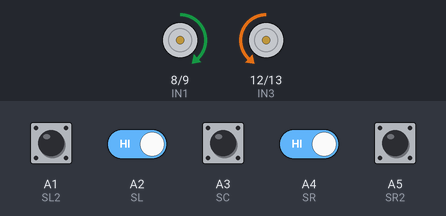
A sketch run on a simulated Arduino Uno, built with avr-gcc and run on an emulated ATmega328P. On the bench: motor-driver pin pairs drawn as motors (green arrow = first pin HIGH = forward, orange = second pin HIGH = backward, longer = more drive, scaled by the enable pin). The inputs (shaded band) are chosen by the test bench; at power-on: A1 (SL2), A2 (SL), A3 (SC), A4 (SR), A5 (SR2) HIGH.

Above: at 1.2 s.
1.3 s: A2 (SL) driven LOW
At 2.2 s:
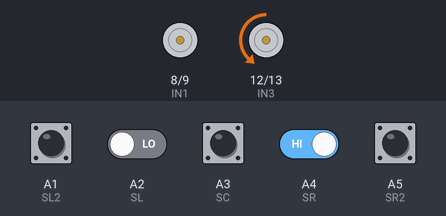
2.8 s: A4 (SR) driven LOW
At 4.0 s:
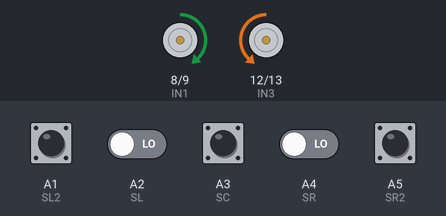
4.3 s: A2 (SL) driven HIGH
At 5.5 s:
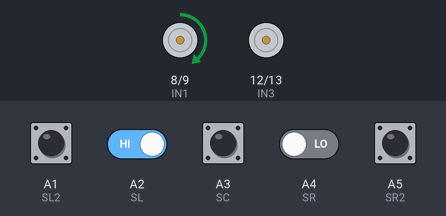
5.8 s: A4 (SR) driven HIGH
At 7.3 s:
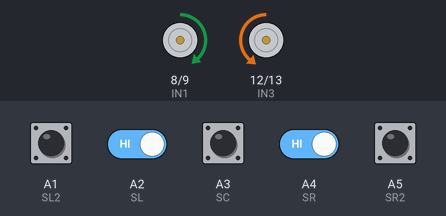
Timing chart, 0 to 8.3 s (numbered marks = the images above; inputs shaded):
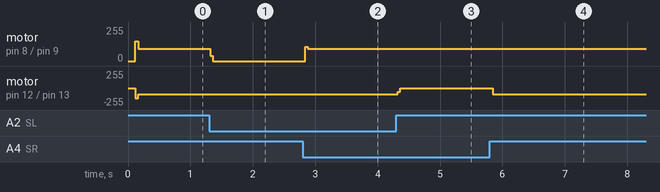

Measured:
- after the input at 1.3 s, motor on pin 8 (IN1) / pin 9 (IN2): forward 92/255 → stopped at once
- after the input at 2.8 s, motor on pin 8 (IN1) / pin 9 (IN2): stopped → forward 92/255 at once
- after the input at 4.3 s, motor on pin 12 (IN3) / pin 13 (IN4): backward 93/255 → stopped at once
- after the input at 5.8 s, motor on pin 12 (IN3) / pin 13 (IN4): stopped → backward 96/255 at once

The sketch:

coppy_aj.ino
```cpp
#define IN1 8
#define IN2 9
#define IN3 12
#define IN4 13
#define PWMA 10
#define PWMB 11
#define SL2 A1
#define SL A2
#define SC A3
#define SR A4
#define SR2 A5


int sL2 = 0, sL = 0, sC = 0, sR = 0, sR2 = 0;
long dulation_F;
int distance_F;

void setup() {
  Serial.begin(9600);
  pinMode(IN1, OUTPUT);  pinMode(IN2, OUTPUT);  pinMode(IN3, OUTPUT);  pinMode(IN4, OUTPUT);
  pinMode(SL, INPUT);    pinMode(SC, INPUT);    pinMode(SR, INPUT);

}

void loop() {
  Motor("F",150,"F",150,100);
  trackLine2(150,150,1);
}

void Motor(char mL, int pwmL, char mR, int pwmR, int dL) {
  if (mL == 'F') {
    digitalWrite(IN1, HIGH); digitalWrite(IN2, LOW);
  }
  else if (mL == 'B') {
    digitalWrite(IN1, LOW);  digitalWrite(IN2, HIGH);
  }
  else if (mL == 'S') {
    digitalWrite(IN1, LOW);  digitalWrite(IN2, LOW);
  }
  else {
    digitalWrite(IN1, HIGH); digitalWrite(IN2, HIGH);
  }
  ///////////////////////////////////////////////
  if (mR == 'F') {
    digitalWrite(IN4, HIGH); digitalWrite(IN3, LOW);
  }
  else if (mR == 'B') {
    digitalWrite(IN4, LOW);  digitalWrite(IN3, HIGH);
  }
  else if (mR == 'S') {
    digitalWrite(IN4, LOW);  digitalWrite(IN3, LOW);
  }
  else {
    digitalWrite(IN4, HIGH); digitalWrite(IN3, HIGH);
  }
  ////////////////////////////////////////////////
  analogWrite(PWMA, pwmL);
  analogWrite(PWMB, pwmR);
  delay(dL);
}

void readSensor() {
  sL2 = digitalRead(SL2);
  sL = digitalRead(SL);
  sC = digitalRead(SC);
  sR = digitalRead(SR);
  sR2 = digitalRead(SR2);
  if (sL2 == 0) sL2 = 1; else sL2 = 0;
  if (sL == 0) sL = 1; else sL = 0;
  if (sC == 0) sC = 1; else sC = 0;
  if (sR == 0) sR = 1; else sR = 0;
  if (sR2 == 0) sR2 = 1; else sR2 = 0;
}

void trackLine1(int sl, int sr) {  /////////// วิ่งตามเส้นแบบไม่หยุด
  readSensor();
  if (sL == 0 && sR == 0) {
    Motor('F', sl, 'F', sr, 5);
  }
  else if (sL == 1 && sR == 0) {
    Motor('S', sl, 'F', sr, 5);
  }
  else if (sL == 0 && sR == 1) {
    Motor('F', sl, 'S', sr, 5);
  }
  else {
    Motor('F', sl, 'F', sr, 5);
  }
}

////// วิ่งตามเส้นแบบนับเส้นตัด 2 ด้าน ////////
void trackLine2(int sl, int sr, int line) {
  int count = 0;
  while (count < line) {
    ///////////////////////////
    trackLine1(sl, sr);
    ////////////////////////
    readSensor();
    Motor('S', sl, 'S', sr, 3);
    if (sL2 == 1 && sR2 == 1)
    {
      readSensor();
      while (sL2 == 1 && sR2 == 1)
      {
        Motor('F', sl, 'F', sr, 5);
        Motor('S', sl, 'S', sr, 3);
        readSensor();
      }
      count++;
    }
  }
  Motor('S', sl, 'S', sr, 10);
}

/////////// วิ่งตามเส้นแบบนับเส้นตัดด้านซ้าย ///////////////////
void trackLine_L(int sl, int sr, int line) {
  int count = 0;
  while (count < line) {
    ///////////////////////////
    trackLine1(sl, sr);
    ////////////////////////
    readSensor();
    if (sL2 == 1 && sL == 1) {
      readSensor();
      while (sL2 == 1 && sL == 1) {
        Motor('F', sl, 'F', sr, 10);
        readSensor();
      }
      count++;
    }
  }
  Motor('S', sl, 'S', sr, 10);
}

/////// วิ่งตามเส้นแบบนับเส้นตัดด้านขวา ////////
void trackLine_R(int sl, int sr, int line) {
  int count = 0;
  while (count < line) {
    ///////////////////////////
    trackLine1(sl, sr);
    ////////////////////////
    readSensor();
    if (sR == 1 && sR2 == 1) {
      readSensor();
      while (sR == 1 && sR2 == 1) {
        Motor('F', sl, 'F', sr, 10);
        readSensor();
      }
      count++;
    }
  }
  Motor('S', sl, 'S', sr, 10);
}
///////////////////เลี้ยวซ้ายแบบ Delay///////////////////
void turnLeft_DL(int sl, int sr, int dL) {
  Motor('B', sl, 'F', sr, dL);
  Motor('S', sl, 'S', sr, 10);
}

///////////////////เลี้ยวขวาแบบ Delay///////////////////
void turnRight_DL(int sl, int sr, int dL) {
  Motor('F', sl, 'B', sr, dL);
  Motor('S', sl, 'S', sr, 10);
}

///////////////////เลี้ยวซ้ายแบบใช้ Sensor แบบ 3 แยก///////////////////
void turnLeft(int sl, int sr) {
  Motor('F', sl, 'F', sr, 300);
  readSensor();
  while (sC == 0) {
    Motor('B', sl, 'F', sr, 10);
    readSensor();
  }
  Motor('S', sl, 'S', sr, 10);
}

///////////////////เลี้ยวซ้ายแบบใช้ Sensor แบบ 4 แยก///////////////////
void turnLeft_cut(int sl, int sr) {
  Motor('F', sl, 'F', sr, 300);
  Motor('B', sl, 'F', sr, 300);
  readSensor();
  while (sC == 0) {
    Motor('B', sl, 'F', sr, 10);
    readSensor();
  }
  Motor('S', sl, 'S', sr, 10);
}

///////////////////เลี้ยวขวาแบบใช้ Sensor แบบ 3 แยก///////////////////
void turnRight(int sl, int sr) {
  Motor('F', sl, 'F', sr, 300);
  readSensor();
  while (sC == 0) {
    Motor('F', sl, 'B', sr, 10);
    readSensor();
  }
  Motor('S', sl, 'S', sr, 10);
}

///////////////////เลี้ยวขวาแบบใช้ Sensor แบบ 4 แยก///////////////////
void turnRight_cut(int sl, int sr) {
  Motor('F', sl, 'F', sr, 300);
  Motor('F', sl, 'B', sr, 300);
  readSensor();
  while (sC == 0) {
    Motor('F', sl, 'B', sr, 10);
    readSensor();
  }
  Motor('S', sl, 'S', sr, 10);
}

///////////////////ถอยหลังแบบ Delay///////////////////
void turnBack_DL(int sl, int sr, int dL) {
  Motor('B', sl, 'B', sr, dL);
  Motor('S', sl, 'S', sr, 10);
}

///////////////////อ่านค่า Ultrasonic///////////////////


void Game1() {
  trackLine2(100, 100, 1);
  trackLine_R(100, 100, 1);
  turnRight(80, 80);
  trackLine_R(100, 100, 1);
  turnRight(80, 80);
  trackLine_L(100, 100, 1);
  trackLine2(100, 100, 1);
  trackLine_R(100, 100, 1);
  trackLine2(100, 100, 2);
  turnLeft(80, 80);
  trackLine_L(100, 100, 1);
  turnLeft(80, 80);
  trackLine_R(100, 100, 2);
  turnRight(80, 80);
  trackLine2(100, 100, 1);
  trackLine_R(100, 100, 1);
  turnRight(80, 80);
  trackLine2(100, 100, 1);
}

void Game2() {
  trackLine2(100, 100, 1);
  trackLine_R(100, 100, 1);
  turnRight(80, 80);
  trackLine_R(100, 100, 1);
  turnRight(80, 80);
  trackLine_L(100, 100, 1);
  trackLine2(100, 100, 1);
  turnRight_cut(80, 80);
  trackLine_L(100, 100, 1);
  turnLeft(80, 80);
  trackLine_L(100, 100, 2);
  turnLeft(80, 80);
  trackLine_L(100, 100, 3);
  turnLeft(80, 80);
  trackLine_R(100, 100, 2);
  turnRight(80, 80);
  trackLine2(100, 100, 1);
  trackLine_R(100, 100, 1);
  turnRight(80, 80);
  trackLine2(100, 100, 1);
}

void Game3() {
  trackLine2(100, 100, 1);
  trackLine_R(100, 100, 1);
  turnRight(80, 80);
  trackLine_R(100, 100, 1);
  turnRight(80, 80);
  trackLine_L(100, 100, 1);
  trackLine2(100, 100, 1);
  turnRight_cut(80, 80);
  trackLine_L(100, 100, 1);
  turnLeft(80, 80);
  trackLine_L(100, 100, 1);
  turnLeft_cut(80, 80);
  trackLine2(100, 100, 1);
  turnLeft(80, 80);
  trackLine2(100, 100, 1);
  turnRight_cut(80, 80);
  trackLine2(100, 100, 1);
  turnLeft_cut(80, 80);
  trackLine_L(100, 100, 1);
  trackLine_R(100, 100, 1);
  turnRight(80, 80);
  trackLine_R(100, 100, 2);
  turnRight(80, 80);
  trackLine_R(100, 100, 2);
  turnRight(80, 80);
  trackLine_L(100, 100, 1);
  turnLeft(80, 80);
  trackLine2(100, 100, 1);
  turnLeft_cut(80, 80);
  trackLine_R(100, 100, 1);
  turnRight(80, 80);
  trackLine2(100, 100, 1);
}
```
